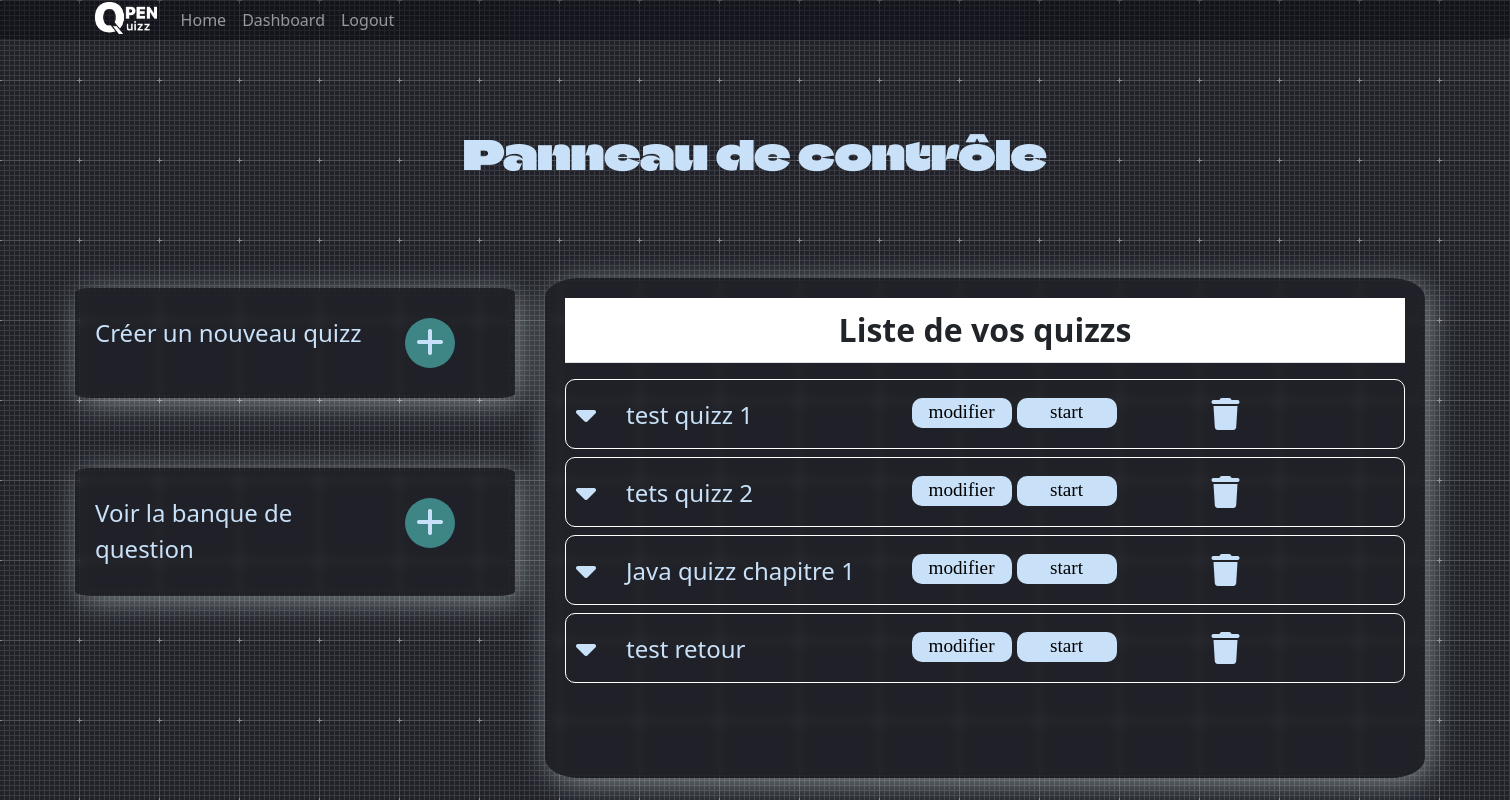
The page /dashboard/ (signed in) on the database its author committed.
### administrateur/models.py (models this page shows)
class Quizz(models.Model):
    id = models.UUIDField(primary_key=True, default=uuid.uuid4, editable=False)
    pseudo = models.CharField(max_length=255)
    name = models.CharField(max_length=255, default="null")
    questions = models.TextField(default="")
    mode = models.CharField(max_length=255)
    timer = models.IntegerField(default=0)
    afficher = models.BooleanField(default=False)
    stocker = models.BooleanField(default=False)
    numero = models.IntegerField(default=0)  # ne sert à rien d 'autre que la simplification du processus de suppression de questions

### administrateur/views.py (the view, shortened to what this page needs)
# urls.py: path('dashboard/', dashboard, name="dashboard"),
@login_required
def dashboard(request):
    quizzs = Quizz.objects.all().filter(pseudo=str(request.user.username))
    for k in range(len(quizzs)):
        quizzs[k].numero = k
        quizzs[k].save()
    context = {
        "quizzs":quizzs,
    }
    return render(request, "administrateur/dashboard.html", context)

### administrateur/templates/administrateur/dashboard.html (shortened to what this page needs)
{% load static %}
<!DOCTYPE html>
<html lang="fr">
<head>
    <link rel="stylesheet" href="{% static 'administrateur/css/dashboard.css' %}">
    <link href="https://cdn.jsdelivr.net/npm/bootstrap@5.3.0-alpha1/dist/css/bootstrap.min.css" rel="stylesheet">
</head>
<body>
    {% include 'OpenQuizz/navbarconnected.html' %}
    <div class="main">
    <div class="titleup">
        <h1 class="alltitre">Panneau de contrôle</h1>
    </div>
        <div class="all">
            <div class="gauche">
                <div class="creer_quizz">
                    <div class="texte1">
                    <p>Créer un nouveau quizz</p>
                    </div>
                    <div class="bouton2">
                        <div class="cercle2">
                            <a href="/creation-quizz/">
                            <div class="a">
                                <i class="fa-solid fa-plus"></i>
                            </div>
                                </a>
                        </div>
                    </div>
                </div>
                <div class="lancer_quizz">
                    <div class="texte1">
                        <p>Voir la banque de question</p>
                    </div>
                    <div class="bouton3">
                        <div class="cercle3">
                           <a href="/banque-question/">
                            <div class="a">
                                <i class="fa-solid fa-plus"></i>
                            </div>
                                </a>
                        </div>
                        </div>
                    </div>
                </div>
            <div class="droite">
                <div class="tableau">
                    <table id="table3" class="table">
                        <tr>
                            <th class="titre">Liste de vos quizzs</th>
                        </tr>
                    </table>
                       <div class="displayquestions">
                        {% for quizz in quizzs %}
                                <div class="question" id="{{quizz.numero}}quizz">
                                <div class="partiesup">
                                <div class="downarrow" id="{{quizz.numero}}" name="downarrow{quizz.numero}}">
                                    <div class="al">
                                    <i class="fa-sharp fa-solid fa-caret-down"></i>
                                    </div>
                                </div>
                                    <div class="display">
                                    <div class="texteq">
                                        <p class="{{quizz.numero}}">{{quizz.name}}</p>
                                    </div>
                                    <div class="edit">
                                    <div class="modify">
                                        <a href="{% url 'administrateur:modifyquizz' id=quizz.id %}">
                                            <div class="cadremofidy" id="{{quizz.numero}}">
                                            <p>modifier</p>
                                        </a>
                                    </div>
                                    </div>
                                <div class="startquizz">
                                    <div class="cadre">
                                        <p>start</p>
                                    </div>
                                </div>
                                        </div>
                                    <div class="supp" id="{{quizz.numero}}">
                                        <div class="a" id="suppbin">
                                            <i class="fa-solid fa-trash"></i>
                                        </div>
                                    </div>
                                        </div>
                                </div>
                                </div>
                        {% endfor %}
                 </div>
</body>
</html>

### administrateur/static/administrateur/css/dashboard.css (style rules this page uses)
* { margin: 0; padding: 0; outline: 0; border: 0; border-spacing: 0; box-sizing: border-box; }
body { background-image: url("../img/graphy--light--1920x1080.png"); }
.main { height: 100%; padding-top: 30px; overflow: hidden; }
.main .alltitre { margin: 100px 0px; text-align: center; font-family: Font; color: #c8e1f8; }
p { transform: translateY(7px); font-size: 1.5rem; color: #c8e1f8; align-content: center; }
.all { position: absolute; margin: 0 auto; display: flex; flex-direction: row; justify-content: space-between; z-index: -100; }
.gauche { min-width: 300px; transform: translateY(10px); display: flex; flex-direction: column; width: 500px; height: 500px; margin-left:5% ; margin-right: 1%; }
.droite { min-width: 300px; overflow: auto; margin: 0 auto; margin-right: 5%; margin-left: 1%; display: flex; flex-direction: column; width: 1000px; height: 500px; -webkit-backdrop-filter: blur(15px); backdrop-filter: blur(4px); background-color: rgba(0, 0, 0, 0.2); border-radius: 4%; box-shadow: 5px 5px 30px rgba(240, 255, 251, 0.45); }
.texte1 { width: 75%; }
.bouton1, .bouton2, .bouton3 { width: 25%; padding: 10px; }
.cercle1, .cercle2, .cercle3 { width: 50px; height: 50px; background-color: #3e8686; border-radius: 50%; text-align: center; }
.a i { height: 100%; width: 100%; transform: translate(0,8px); color: #c8e1f8; font-size: 2rem; }
a { text-decoration: none !important; }
.creer_quizz { display: flex; flex-direction: row; padding: 20px; margin-bottom: 70px; -webkit-backdrop-filter: blur(15px); backdrop-filter: blur(4px); background-color: rgba(0, 0, 0, 0.2); border-radius: 4%; box-shadow: 5px 5px 30px rgba(240, 255, 251, 0.45); }
.lancer_quizz { display: flex; flex-direction: row; -webkit-backdrop-filter: blur(15px); backdrop-filter: blur(4px); background-color: rgba(0, 0, 0, 0.2); border-radius: 4%; box-shadow: 5px 5px 30px rgba(240, 255, 251, 0.45); padding: 20px; margin-bottom: 70px; }
.tableau { padding: 20px; }
table { color: #c8e1f8; }
th { color: #c8e1f8; border: 2px solid #c8e1f8; }
.partiesup { display: flex; flex-direction: row; }
.question { display: flex; flex-direction: column; border: 1px solid white; margin-bottom: 8px; border-radius: 10px; height: 70px; padding: 10px; width: 100%; }
.question .downarrow { display: flex; flex-direction: column; width: 50px; color: #c8e1f8; }
.question .downarrow i { width: 50px; height: 50px; }
.al i { height: 100%; width: 100%; transform: translate(0,8px); color: #c8e1f8; font-size: 2rem; }
.question .texteq { text-align: left; width: 70%; }
.question .startquizz, .question .modify { width: 100px; cursor: pointer; }
.question .startquizz .cadre, .question .modify .cadremofidy { transform: translateY(8px); background-color: #c8e1f8; border-radius: 10px; color: black; }
.question .startquizz .cadre { margin-left: 5px; width: 100px; height: 30px; }
.question .modify .cadremofidy { margin-right: 5px; width: 100px; height: 30px; }
.question .startquizz .cadre p, .question .modify .cadremofidy p { transform: translateY(0); text-align: center; color: black; font-size: 1.2rem; font-family: Font_Armand; }
.titre { font-size: 2rem; color: #c8e1f8; text-align: center; }
.supp { width: 5%; margin-left: 100px; }
.edit { display: flex; flex-direction: row; }
.display { display: flex; flex-direction: row; width: 75%; }

### rows shown on the page
Quizz: name "test quizz 1"
Quizz: name "tets quizz 2"
Quizz: name "Java quizz chapitre 1"
Quizz: name "test retour"
